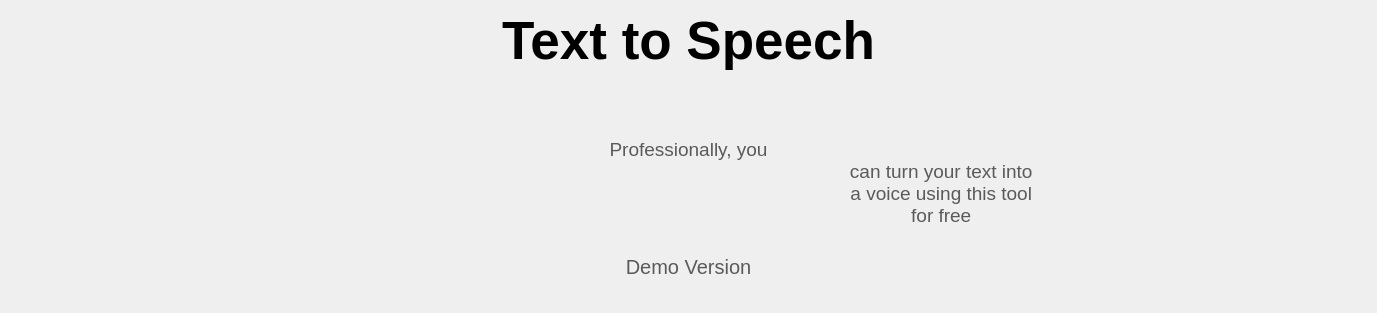
                                                                        <widget class="QWidget" name="page_home">
                                                                            <property name="styleSheet">
                                                                                <string notr="true"/>
                                                                            </property>
                                                                            <layout class="QVBoxLayout"
                                                                                    name="verticalLayout_10">
                                                                                <item>
                                                                                    <widget class="QLabel"
                                                                                            name="label_6">
                                                                                        <property name="font">
                                                                                            <font>
                                                                                                <family>Segoe UI
                                                                                                </family>
                                                                                                <pointsize>40
                                                                                                </pointsize>
                                                                                                <weight>75</weight>
                                                                                                <bold>true</bold>
                                                                                            </font>
                                                                                        </property>
                                                                                        <property name="styleSheet">
                                                                                            <string notr="true">color
                                                                                                :rgb(0, 0, 0)
                                                                                            </string>
                                                                                        </property>
                                                                                        <property name="text">
                                                                                            <string>Text to Speech
                                                                                            </string>
                                                                                        </property>
                                                                                        <property name="alignment">
                                                                                            <set>Qt::AlignCenter</set>
                                                                                        </property>
                                                                                    </widget>
                                                                                </item>
                                                                                <item>
                                                                                    <widget class="QLabel" name="label">
                                                                                        <property name="font">
                                                                                            <font>
                                                                                                <family>Segoe UI
                                                                                                </family>
                                                                                                <pointsize>14
                                                                                                </pointsize>
                                                                                            </font>
                                                                                        </property>
                                                                                        <property name="styleSheet">
                                                                                            <string notr="true">color
                                                                                                :rgb(90, 90,90)
                                                                                            </string>
                                                                                        </property>
                                                                                        <property name="text">
                                                                                            <string>Professionally, you
                                                                                                can turn your text into
                                                                                                a voice using this tool
                                                                                                for free
                                                                                            </string>
                                                                                        </property>
                                                                                        <property name="alignment">
                                                                                            <set>Qt::AlignCenter</set>
                                                                                        </property>
                                                                                    </widget>
                                                                                </item>
                                                                                <item>
                                                                                    <widget class="QLabel"
                                                                                            name="label_7">
                                                                                        <property name="font">
                                                                                            <font>
                                                                                                <family>Segoe UI
                                                                                                </family>
                                                                                                <pointsize>15
                                                                                                </pointsize>
                                                                                            </font>
                                                                                        </property>
                                                                                        <property name="styleSheet">
                                                                                            <string notr="true">color
                                                                                                :rgb(90, 90,90)
                                                                                            </string>
                                                                                        </property>
                                                                                        <property name="text">
                                                                                            <string>Demo Version
                                                                                            </string>
                                                                                        </property>
                                                                                        <property name="alignment">
                                                                                            <set>Qt::AlignCenter</set>
                                                                                        </property>
                                                                                    </widget>
                                                                                </item>
                                                                            </layout>
                                                                        </widget>
